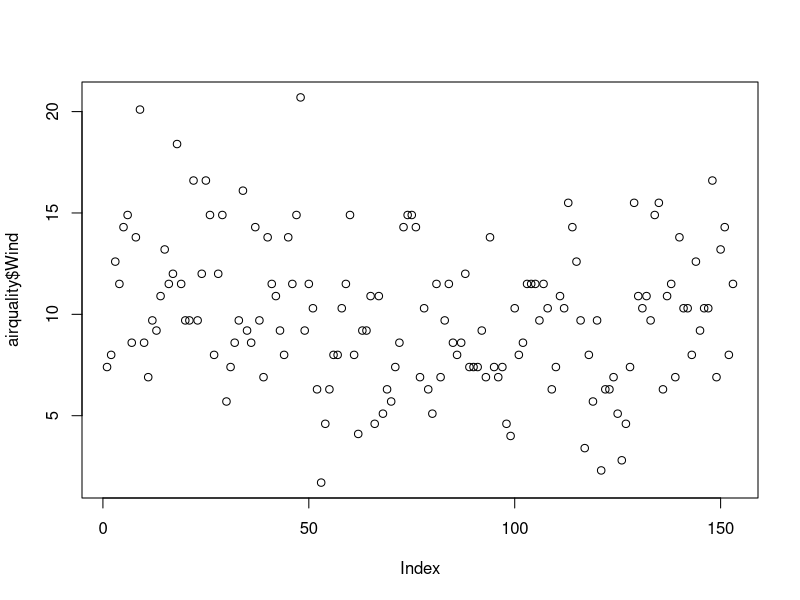
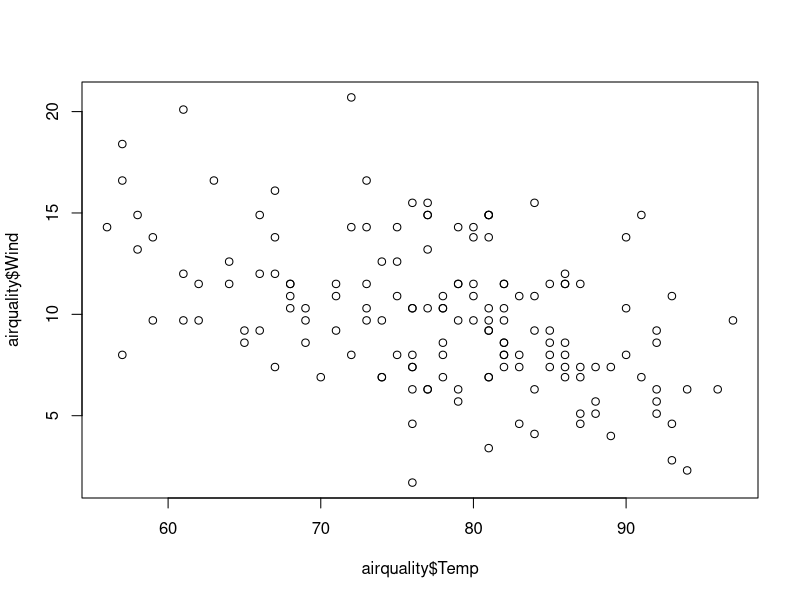
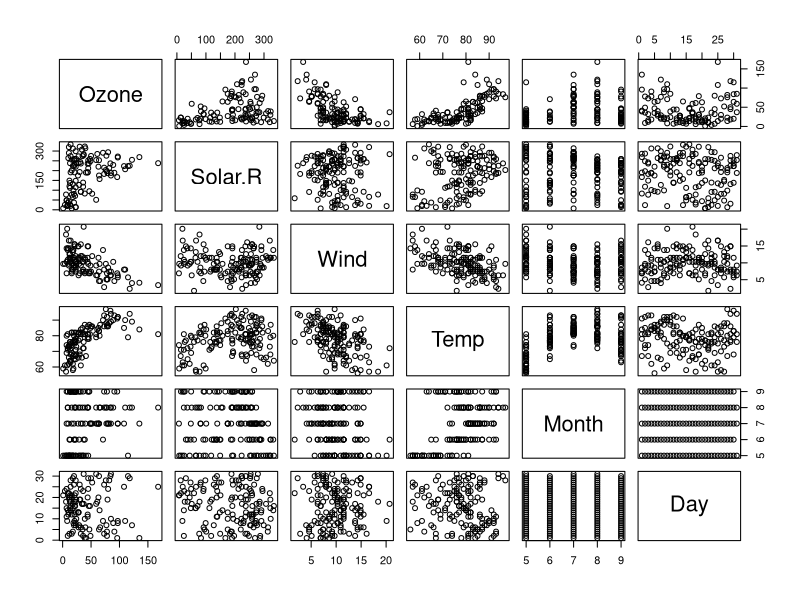
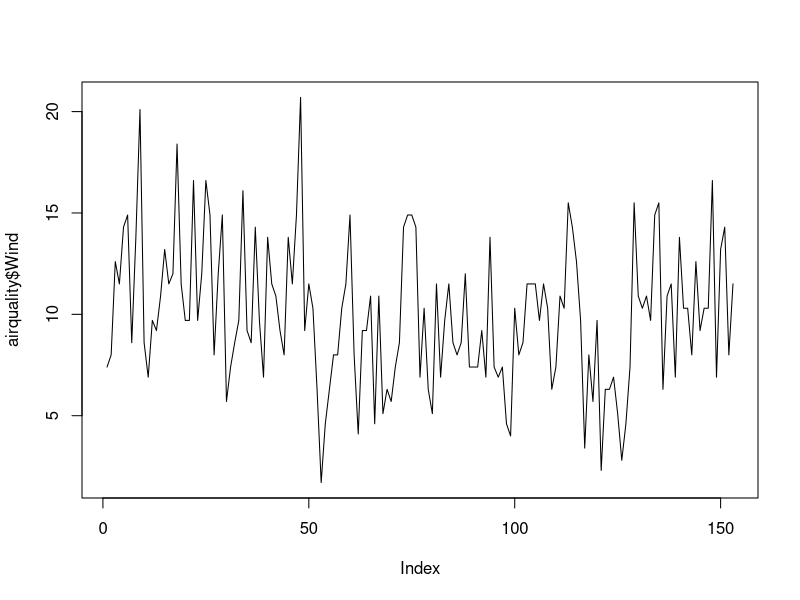
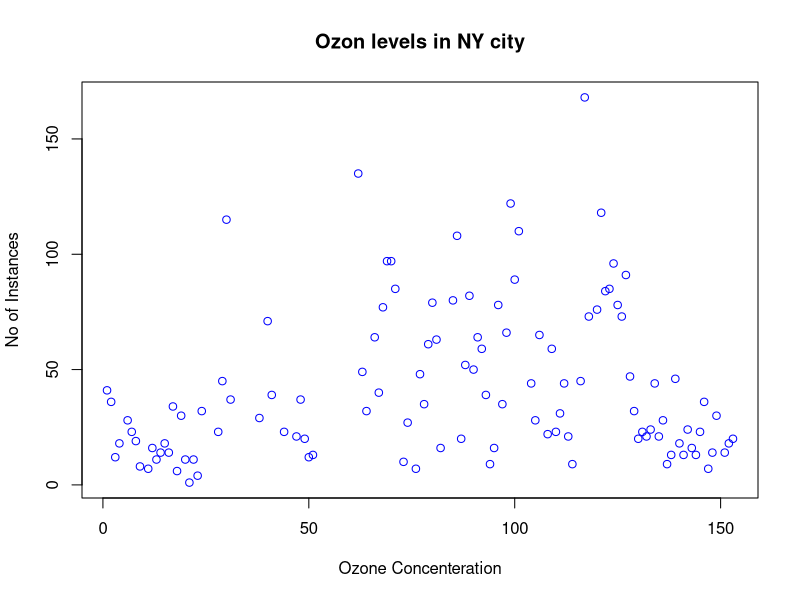
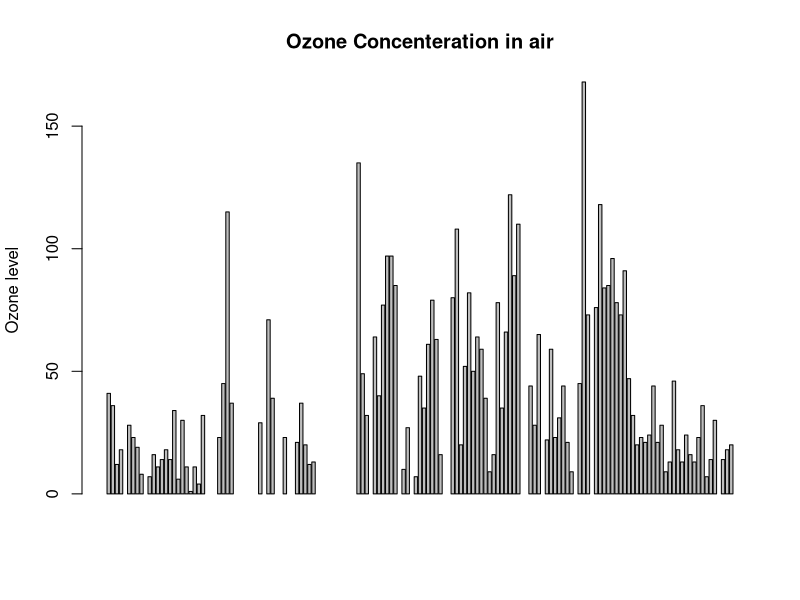
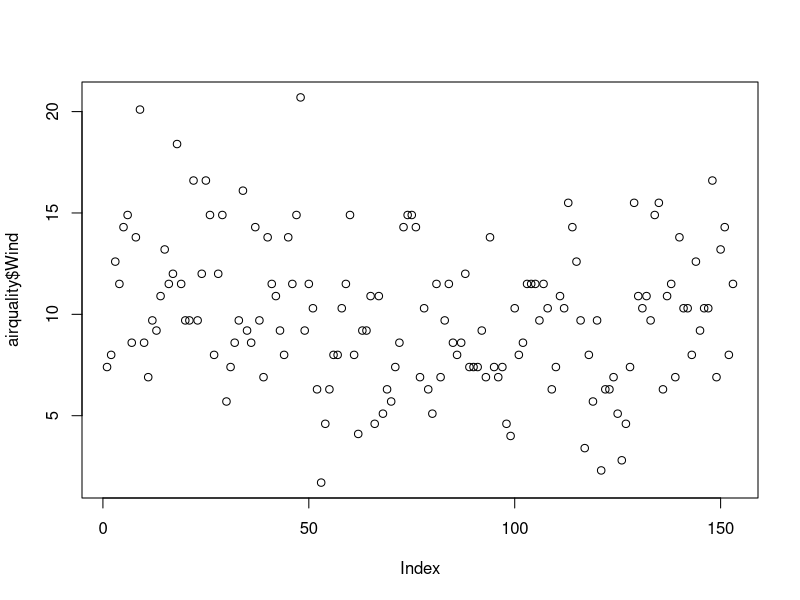
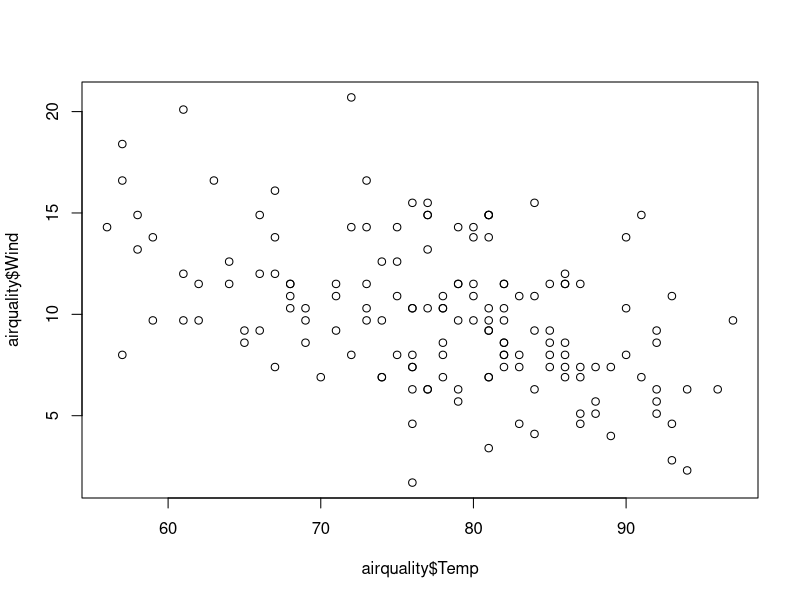

R code for these plots, in order:
airquality<-datasets::airquality
head(airquality,10)
tail(airquality,10)

airquality[,c(1,2)]
df<-airquality[,6]
airquality[,1]
summary(airquality)
airquality$Wind
airquality$Temp
summary(airquality$Temp)
summary(airquality$Wind)
plot(airquality$Wind)
plot(airquality$Temp,airquality$Wind,type = "p")
plot(airquality)
plot(airquality$Wind, type="l")
plot(airquality$Ozone, xlab = 'Ozone Concenteration', ylab = 'No of Instances', main = 'Ozon levels in NY city', col='blue')
barplot(airquality$Ozone, main='Ozone Concenteration in air', ylab = 'Ozone level')
#####################
plot(airquality$Wind)
plot(airquality$Temp,airquality$Wind,type="p")
plot(airquality)
# points and lines
plot(airquality$Wind, type= "b") # p: points, l: lines,b: both

plot(airquality$Ozone, ylab = 'ozone Concentration',
     xlab = 'No of Instances', main = 'Ozone levels in NY city',
     col = 'blue')
# Horizontal bar plot
barplot(airquality$Ozone, main = 'Ozone Concenteration in air',
        ylab = 'ozone levels', col= 'blue',horiz = T,axes=T)
#Histogram
hist(airquality$Temp)
hist(airquality$Solar.R,
     main = 'Solar Radiation values in air',
     xlab = 'Solar rad.', col='blue')

#Single box plot
boxplot(airquality$Temp,main="Temp_Boxplot")
# Multiple box plots
boxplot(airquality,main='Multiple')
#margin of the grid(mar),
#no of rows and columns(mfrow),
#whether a border is to be included(bty)
#and position of the
#labels(las: 1 for horizontal, las: 0 for vertical)
#bty - box around the plot
par(mfrow=c(3,3),mar=c(2,5,2,1),  las=0, bty="o")

plot(airquality$Ozone)
plot(airquality$Ozone, airquality$Wind)
plot(airquality$Ozone, type= "l")
plot(airquality$Ozone, type= "l")
plot(airquality$Ozone, type= "l")
barplot(airquality$Ozone, main = 'Ozone Concenteration in air',
        xlab = 'ozone levels', col='green',horiz = TRUE)
hist(airquality$Solar.R)
boxplot(airquality$Solar.R)
boxplot(airquality[,0:4], main='Multiple Box plots')

